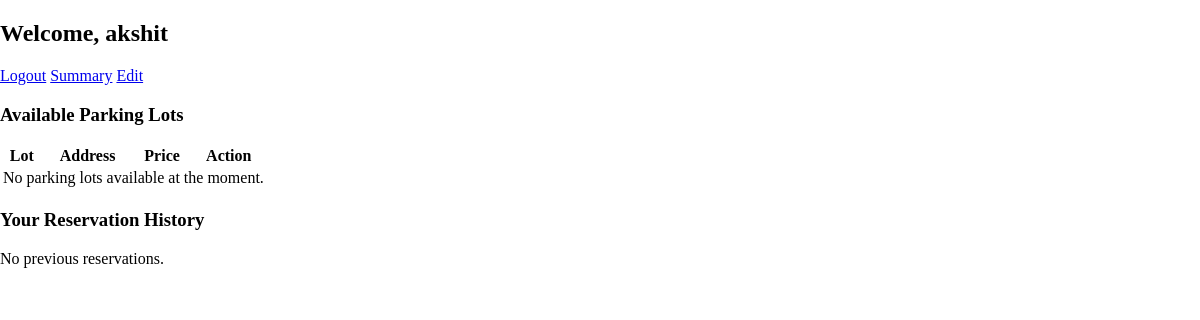
Page /dashboard (signed in) on the earlier database version.
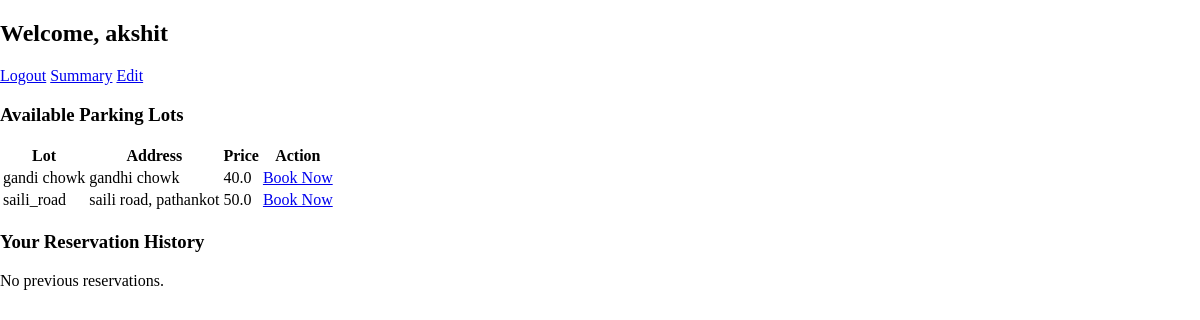
Same page on the later database version.
### models/file.py (models this page shows)
class User(db.Model):
    __tablename__ = 'user'
    id = db.Column(db.Integer, primary_key=True)
    name = db.Column(db.String(80), nullable=False)
    email = db.Column(db.String(120), unique=True, nullable=False)
    phone = db.Column(db.String(15), unique=True, nullable=False)
    password = db.Column(db.String(80), nullable=False)
    reservations = db.relationship('ReservationParkingSpot', backref='user', lazy=True)

class ParkingLot(db.Model):
    id = db.Column(db.Integer, primary_key=True)
    prime_location_name = db.Column(db.String(80), nullable=False)
    price = db.Column(db.Float, nullable=False)
    address = db.Column(db.String(120), nullable=False)
    pin_code = db.Column(db.String(10), nullable=False)
    maximum_number_of_spots = db.Column(db.Integer, nullable=False)
    spots = db.relationship('ParkingSpot', backref='parking_lots', lazy=True)

### app.py (the view)
@app.route("/dashboard")
@login_required
def dashboard():
    user = User.query.get(session['user_id'])
    parking_lots = ParkingLot.query.all()
    reservations = ReservationParkingSpot.query.filter_by(user_id=user.id).order_by(ReservationParkingSpot.parking_timestamp.desc()).all()
    return render_template('dashboard.html', user=user, parking_lots=parking_lots,reservations=reservations)

### app.py (called while the page is built)
def login_required(f):
    @wraps(f)
    def decorated_function(*args, **kwargs):
        if 'user_id' not in session:
            flash('You need to login first')
            return redirect(url_for('login'))
        return f(*args, **kwargs)
    return decorated_function

### templates/dashboard.html
{% extends "base.html" %}
{% block body %}
<div class="dashboard-container">
    <nav class="dashboard-nav">
        <h2>Welcome, {{ user.name }}</h2>
        <a href="{{ url_for('logout') }}" class="btn">Logout</a>
        <a href="{{ url_for('summary') }}" class="btn">Summary</a>
        <a href="{{ url_for('editprofile') }}" class="btn">Edit</a>
    </nav>
    <div class="dashboard-content">
        <section class="booking-section">
            <h3>Available Parking Lots</h3>
            <table>
                <thead>
                    <tr>
                        <th>Lot</th>
                        <th>Address</th>
                        <th>Price</th>
                        <th>Action</th>
                    </tr>
                </thead>
                <tbody>
                    {% for lot in parking_lots %}
                    <tr>
                        <td>{{ lot.prime_location_name }}</td>
                        <td>{{ lot.address }}</td>
                        <td>{{ lot.price }}</td>
                        <td>
                            <a href="{{ url_for('book_lot', lot_id=lot.id) }}" class="btn">Book Now</a>
                        </td>
                    </tr>
                    {% else %}
                    <tr>
                        <td colspan="4">No parking lots available at the moment.</td>
                    </tr>
                    {% endfor %}
                </tbody>
            </table>
        </section>
        <section class="history-section">
            <h3>Your Reservation History</h3>
            {% for reservation in reservations %}
            <div class="reservation-card">
                <p>Lot: {{ reservation.parking_spot.parking_lot.prime_location_name }}</p>
                <p>Spot ID: {{ reservation.spot_id }}</p>
                <p>Start: {{ reservation.parking_timestamp }}</p>
                <p>End: {{ reservation.leaving_timestamp or "Active" }}</p>
            </div>
            {% else %}
            <p>No previous reservations.</p>
            {% endfor %}
        </section>
    </div>
</div>
{% endblock %}

### templates/base.html (shortened to what this page needs)
<!DOCTYPE html>
<html lang="en">
<head>
    <link rel="stylesheet" href="{{ url_for('static', filename='style.css') }}">
</head>
<body>
    {%block body %}{%endblock%}
</body>
</html>

### static/style.css (style rules this page uses)
body { background-size: cover; background-repeat: no-repeat; background-position: center; background-attachment: fixed; min-height: 100vh; margin: 0; padding: 0; }

Differences in the rows shown:
added ParkingLot: prime_location_name "gandi chowk", address "gandhi chowk", price "40.0"
added ParkingLot: prime_location_name "saili_road", address "saili road, pathankot", price "50.0"
Other differences:
text no longer shown: "No parking lots available at the moment."
